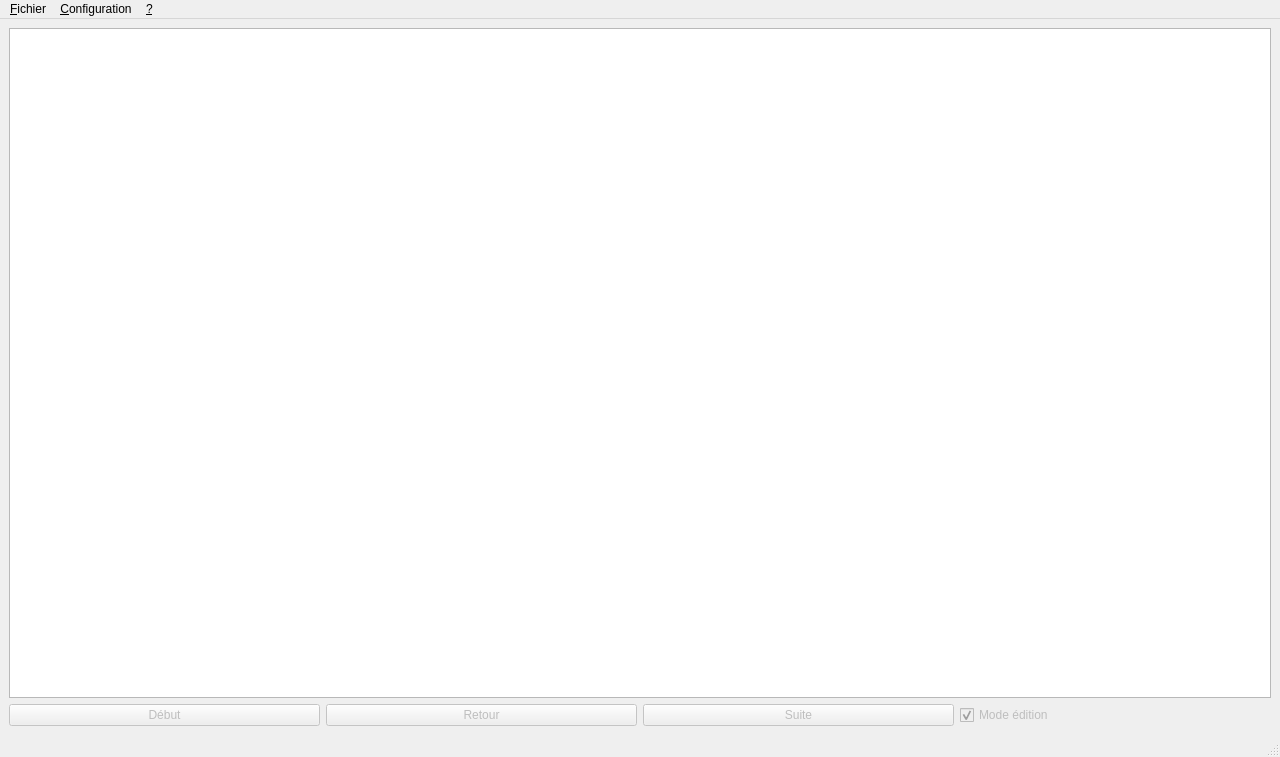
<?xml version="1.0" encoding="UTF-8"?>
<ui version="4.0">
 <class>MainWindow</class>
 <widget class="QMainWindow" name="MainWindow">
  <property name="geometry">
   <rect>
    <x>0</x>
    <y>0</y>
    <width>1280</width>
    <height>757</height>
   </rect>
  </property>
  <property name="minimumSize">
   <size>
    <width>1280</width>
    <height>720</height>
   </size>
  </property>
  <property name="windowTitle">
   <string>Éditeur de HH</string>
  </property>
  <property name="styleSheet">
   <string notr="true"/>
  </property>
  <widget class="QWidget" name="centralwidget">
   <layout class="QVBoxLayout" name="verticalLayout">
    <item>
     <widget class="QGraphicsView" name="graphicsView">
      <property name="styleSheet">
       <string notr="true"/>
      </property>
      <property name="renderHints">
       <set>QPainter::Antialiasing|QPainter::HighQualityAntialiasing|QPainter::LosslessImageRendering|QPainter::NonCosmeticDefaultPen|QPainter::Qt4CompatiblePainting|QPainter::SmoothPixmapTransform|QPainter::TextAntialiasing</set>
      </property>
      <property name="cacheMode">
       <set>QGraphicsView::CacheBackground</set>
      </property>
      <property name="optimizationFlags">
       <set>QGraphicsView::DontAdjustForAntialiasing|QGraphicsView::DontClipPainter|QGraphicsView::DontSavePainterState</set>
      </property>
     </widget>
    </item>
    <item>
     <layout class="QHBoxLayout" name="horizontalLayout">
      <item>
       <widget class="QPushButton" name="pushButtonStart">
        <property name="enabled">
         <bool>false</bool>
        </property>
        <property name="text">
         <string>Début</string>
        </property>
       </widget>
      </item>
      <item>
       <widget class="QPushButton" name="pushButtonBack">
        <property name="enabled">
         <bool>false</bool>
        </property>
        <property name="text">
         <string>Retour</string>
        </property>
       </widget>
      </item>
      <item>
       <widget class="QPushButton" name="pushButtonNext">
        <property name="enabled">
         <bool>false</bool>
        </property>
        <property name="text">
         <string>Suite</string>
        </property>
       </widget>
      </item>
      <item>
       <widget class="QCheckBox" name="checkBoxEditMode">
        <property name="enabled">
         <bool>false</bool>
        </property>
        <property name="text">
         <string>Mode édition</string>
        </property>
        <property name="checked">
         <bool>true</bool>
        </property>
       </widget>
      </item>
     </layout>
    </item>
   </layout>
  </widget>
  <widget class="QMenuBar" name="menubar">
   <property name="geometry">
    <rect>
     <x>0</x>
     <y>0</y>
     <width>1280</width>
     <height>29</height>
    </rect>
   </property>
   <widget class="QMenu" name="menuMain">
    <property name="title">
     <string>&amp;Fichier</string>
    </property>
    <addaction name="actionNew"/>
    <addaction name="actionOpen"/>
    <addaction name="actionSave"/>
    <addaction name="actionSaveAs"/>
    <addaction name="separator"/>
    <addaction name="actionQuit"/>
   </widget>
   <widget class="QMenu" name="menuParam">
    <property name="title">
     <string>&amp;Configuration</string>
    </property>
    <widget class="QMenu" name="menuTable">
     <property name="title">
      <string>Couleur de la table</string>
     </property>
     <addaction name="actionTableGreen"/>
     <addaction name="actionTableBlue"/>
    </widget>
    <widget class="QMenu" name="menuCardsBack">
     <property name="title">
      <string>Dos des cartes</string>
     </property>
     <addaction name="actionBackRed"/>
     <addaction name="actionBackBlue"/>
    </widget>
    <widget class="QMenu" name="menuWebcam">
     <property name="title">
      <string>Webcam</string>
     </property>
     <addaction name="actionLeft"/>
     <addaction name="actionRight"/>
     <addaction name="actionBoth"/>
     <addaction name="actionSans"/>
    </widget>
    <addaction name="actionFullScreen"/>
    <addaction name="separator"/>
    <addaction name="actionChooseHero"/>
    <addaction name="actionHideHandsBeforeShowdown"/>
    <addaction name="separator"/>
    <addaction name="menuTable"/>
    <addaction name="menuWebcam"/>
    <addaction name="menuCardsBack"/>
    <addaction name="separator"/>
    <addaction name="actionOpenGL"/>
    <addaction name="separator"/>
    <addaction name="actionRestoreConfig"/>
   </widget>
   <widget class="QMenu" name="menu">
    <property name="title">
     <string>&amp;?</string>
    </property>
    <addaction name="actionCredits"/>
   </widget>
   <addaction name="menuMain"/>
   <addaction name="menuParam"/>
   <addaction name="menu"/>
  </widget>
  <widget class="QStatusBar" name="statusbar"/>
  <action name="actionSave">
   <property name="enabled">
    <bool>false</bool>
   </property>
   <property name="text">
    <string>Enregistrer</string>
   </property>
   <property name="shortcut">
    <string>Ctrl+S</string>
   </property>
  </action>
  <action name="actionSaveAs">
   <property name="text">
    <string>Enregistrer sous...</string>
   </property>
  </action>
  <action name="actionQuit">
   <property name="text">
    <string>&amp;Quitter</string>
   </property>
   <property name="shortcut">
    <string>Ctrl+Q</string>
   </property>
  </action>
  <action name="actionOpen">
   <property name="text">
    <string>Ouvrir...</string>
   </property>
   <property name="shortcut">
    <string>Ctrl+O</string>
   </property>
  </action>
  <action name="actionNew">
   <property name="text">
    <string>Nouveau...</string>
   </property>
   <property name="shortcut">
    <string>Ctrl+N</string>
   </property>
  </action>
  <action name="actionFullScreen">
   <property name="text">
    <string>Plein écran</string>
   </property>
   <property name="shortcut">
    <string>F11</string>
   </property>
  </action>
  <action name="actionTableGreen">
   <property name="text">
    <string>Vert</string>
   </property>
  </action>
  <action name="actionTableBlue">
   <property name="text">
    <string>Bleu</string>
   </property>
  </action>
  <action name="actionBackRed">
   <property name="text">
    <string>Rouge</string>
   </property>
  </action>
  <action name="actionBackBlue">
   <property name="text">
    <string>Bleu</string>
   </property>
  </action>
  <action name="actionCredits">
   <property name="text">
    <string>Licence</string>
   </property>
  </action>
  <action name="actionHideHandsBeforeShowdown">
   <property name="checkable">
    <bool>true</bool>
   </property>
   <property name="checked">
    <bool>true</bool>
   </property>
   <property name="text">
    <string>Cacher mains avant showdown</string>
   </property>
  </action>
  <action name="actionLeft">
   <property name="text">
    <string>Gauche</string>
   </property>
  </action>
  <action name="actionRight">
   <property name="text">
    <string>Droite</string>
   </property>
  </action>
  <action name="actionBoth">
   <property name="text">
    <string>Les deux</string>
   </property>
  </action>
  <action name="actionSans">
   <property name="text">
    <string>Sans</string>
   </property>
  </action>
  <action name="actionChooseHero">
   <property name="text">
    <string>Choisir Hero...</string>
   </property>
  </action>
  <action name="actionRestoreConfig">
   <property name="text">
    <string>Restaurer la configuration par défaut</string>
   </property>
  </action>
  <action name="actionOpenGL">
   <property name="checkable">
    <bool>true</bool>
   </property>
   <property name="checked">
    <bool>true</bool>
   </property>
   <property name="text">
    <string>Utiliser OpenGL</string>
   </property>
  </action>
 </widget>
 <resources/>
 <connections/>
</ui>
